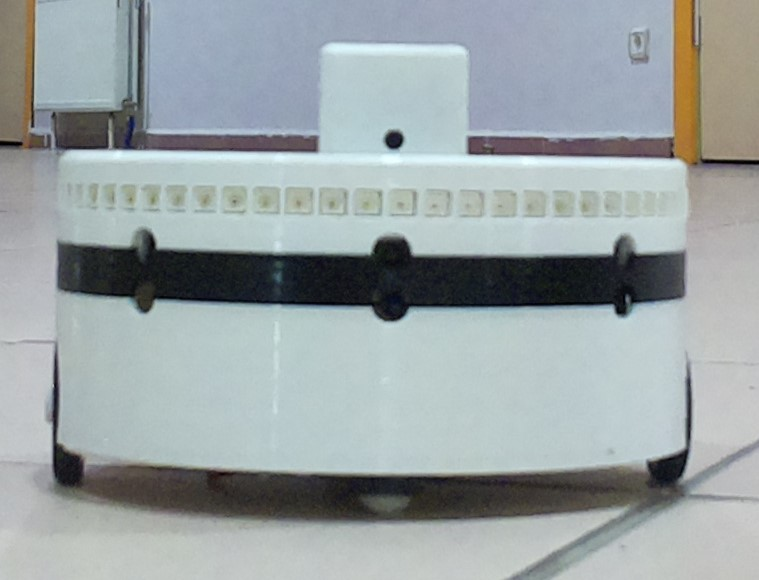
#> input picture Konsol2/input/29.jpg, 759 x 580 px, found by its file name
$ python dikdortgenicinealma.py
#> lines starting #> are read from the running program, lines starting #| are printed output that depends on the picture; after the words box and inside, x2 and y2 are one past the last pixel; in counts of white or black regions, pixels touching at a corner belong together
import cv2
import numpy as np

# [4 lines left out: function are_points_close, not called in this run]

def filter_edges_by_orientation(edges, orientation, angle_threshold=10):
    filtered_edges = []

    for edge in edges:
        x1, y1 = edge[0]
        x2, y2 = edge[1]

        # Hesaplanan eğim
        angle = np.arctan2(y2 - y1, x2 - x1) * (180 / np.pi)

        # Eğim aralığı kontrolü
        if orientation == 'horizontal' and abs(angle) < angle_threshold:
            filtered_edges.append(edge)
        elif orientation == 'vertical' and abs(angle - 90) < angle_threshold:
            filtered_edges.append(edge)

    return filtered_edges

# Görüntüyü oku
image_path = r'C:\Users\safak\Desktop\yandan kirpilmis\29.jpg'
image = cv2.imread(image_path)
#> image is the input picture: shape (580, 759, 3); mean B, G, R 164.8, 163.3, 154.8

# Görüntüyü gri tonlamaya çevir
gray_image = cv2.cvtColor(image, cv2.COLOR_BGR2GRAY)
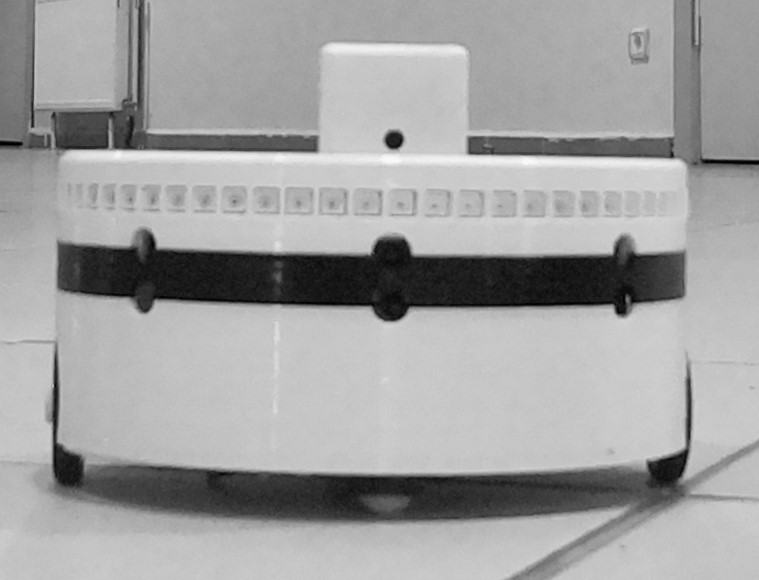
#> gray_image: shape (580, 759); min 0, max 249, mean 160.9

# Gaussian düzeltme için kernel boyutu ve standart sapma ayarları
kernel_size = (5, 5)  # Kernel boyutu, örneğin (5, 5)
sigma = 1.0           # Gaussian dağılımının standart sapması

# Gaussian düzeltme uygula
smoothed_image = cv2.GaussianBlur(gray_image, kernel_size, sigma)

# Canny Edge Detection
edges = cv2.Canny(smoothed_image, 50, 150)  # Eşik değerlerini ihtiyacınıza göre ayarlayın
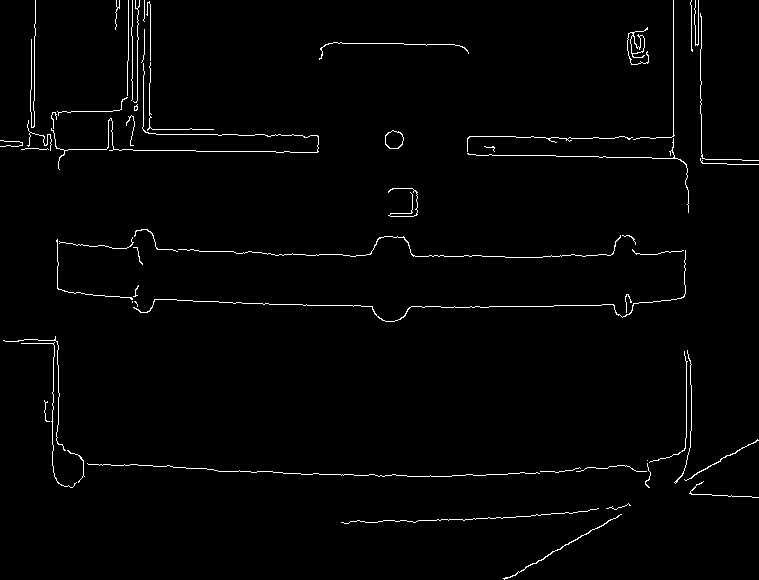
#> edges: shape (580, 759); 1.6% white in thin lines or dots

# Hough dönüşümü için parametre ayarları
rho = 1              # Dönüşüm parametre
theta = np.pi / 180  # Dönüşüm parametre
threshold = 30       # Eşik değeri
min_line_length = 100  # Minimum çizgi uzunluğu
max_line_gap = 5      # Maksimum boşluk

# Hough dönüşümü uygula
lines = cv2.HoughLinesP(edges, rho, theta, threshold, np.array([]), min_line_length, max_line_gap)
#> lines = [[263, 304, 372, 306], [673, 157, 673, 0], [137, 109, 137, 8]]

# Kenarları belirleyen çizgileri saklamak için boş bir liste oluştur
detected_edges = []

# Hough dönüşümü sonuçlarını orijinal görüntü üzerine çiz ve uygun kenarları kaydet
for line in lines:
    x1, y1, x2, y2 = line[0]
    cv2.line(image, (x1, y1), (x2, y2), (0, 255, 0), 2)
    # Kenarları saklama
    detected_edges.append(((x1, y1), (x2, y2)))
#> this loop made 3 passes
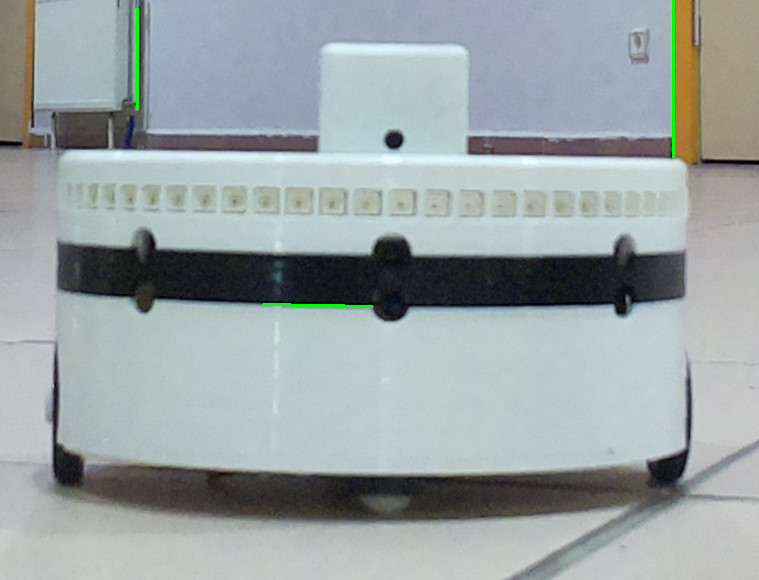
#> image: shape (580, 759, 3); 0.25% of pixels changed, all inside (x1, y1, x2, y2) = (136, 0, 675, 308)
#> after the loop, detected_edges = [((263, 304), (372, 306)), ((673, 157), (673, 0)), ((137, 109), (137, 8))]

# Yatay kenarları filtrele
horizontal_edges = filter_edges_by_orientation(detected_edges, 'horizontal', angle_threshold=10)
#> the loop in filter_edges_by_orientation, `for edge in edges:` made 3 passes
#> (x1, y1, x2, y2, angle) on passes 1 to 3: (263, 304, 372, 306, 1.05), (673, 157, 673, 0, -90), (137, 109, 137, 8, -90)
#> after the loop in filter_edges_by_orientation, `for edge in edges:`: filtered_edges = [((263, 304), (372, 306))]
#> horizontal_edges = [((263, 304), (372, 306))]

# Dikey kenarları filtrele
vertical_edges = filter_edges_by_orientation(detected_edges, 'vertical', angle_threshold=10)
#> the loop in filter_edges_by_orientation (call 2), `for edge in edges:` made 3 passes
#> vertical_edges = []

# Filtrelenmiş yatay kenarları ve dikey kenarları içeren dikdörtgeni çiz
rect_image = image.copy()

# Filtrelenmiş yatay kenarları içeren dikdörtgen
if horizontal_edges:
    min_x = min(min(p[0][0], p[1][0]) for p in horizontal_edges)
#> min_x = 263
    max_x = max(max(p[0][0], p[1][0]) for p in horizontal_edges)
#> max_x = 372
    min_y = min(min(p[0][1], p[1][1]) for p in horizontal_edges)
#> min_y = 304
    max_y = max(max(p[0][1], p[1][1]) for p in horizontal_edges)
#> max_y = 306
    cv2.rectangle(rect_image, (min_x, min_y), (max_x, max_y), (255, 0, 0), 2)
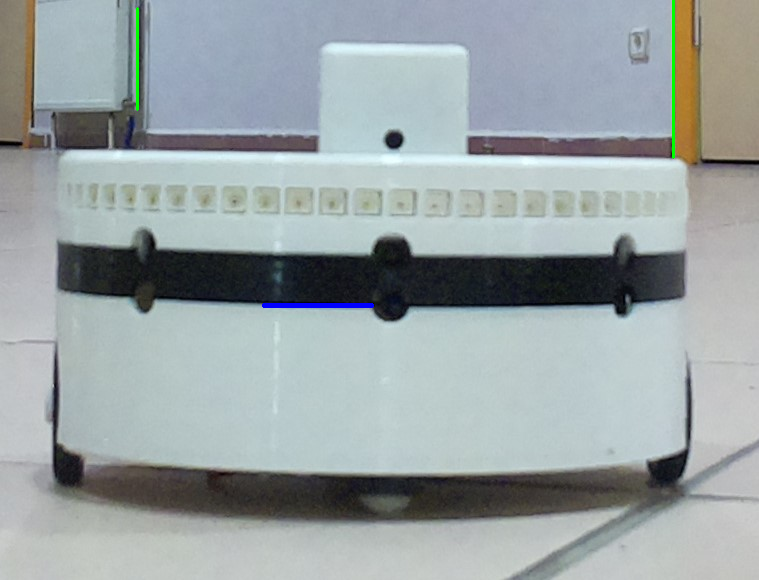
#> rect_image: shape (580, 759, 3); 0.13% of pixels changed, all inside (x1, y1, x2, y2) = (262, 303, 374, 308)

# Filtrelenmiş dikey kenarları içeren dikdörtgen
if vertical_edges:
    min_x = min(min(p[0][0], p[1][0]) for p in vertical_edges)
    max_x = max(max(p[0][0], p[1][0]) for p in vertical_edges)
    min_y = min(min(p[0][1], p[1][1]) for p in vertical_edges)
    max_y = max(max(p[0][1], p[1][1]) for p in vertical_edges)
    cv2.rectangle(rect_image, (min_x, min_y), (max_x, max_y), (0, 0, 255), 2)

# Orijinal, kenarlar, düzeltilmiş ve filtrelenmiş görüntüyü göster
cv2.imshow('Filtered Horizontal and Vertical Edges with Rectangles', rect_image)
cv2.waitKey(0)
cv2.destroyAllWindows()

$ run again, with Konsol2/input/1.jpg copied over Konsol2/input/29.jpg
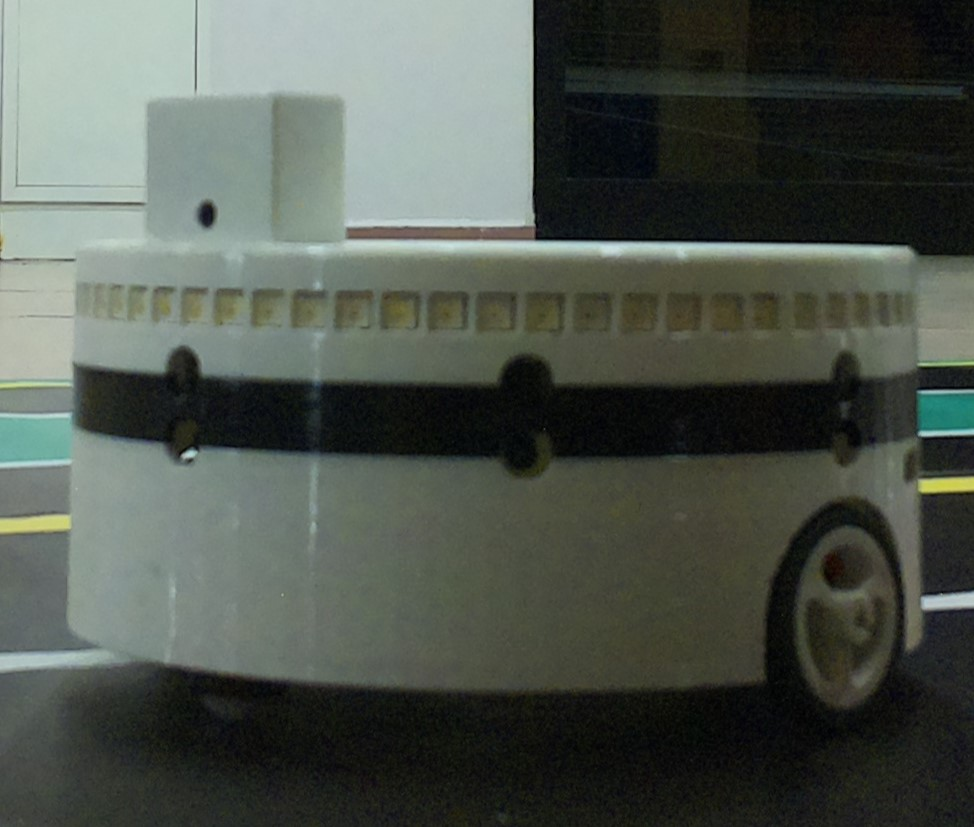
#> input picture Konsol2/input/1.jpg, 974 x 827 px, found by its file name
#> image is the input picture: shape (827, 974, 3); mean B, G, R 78, 85.8, 79.1
#> `edges = cv2.Canny(smoothed_image, 50, 150)`:
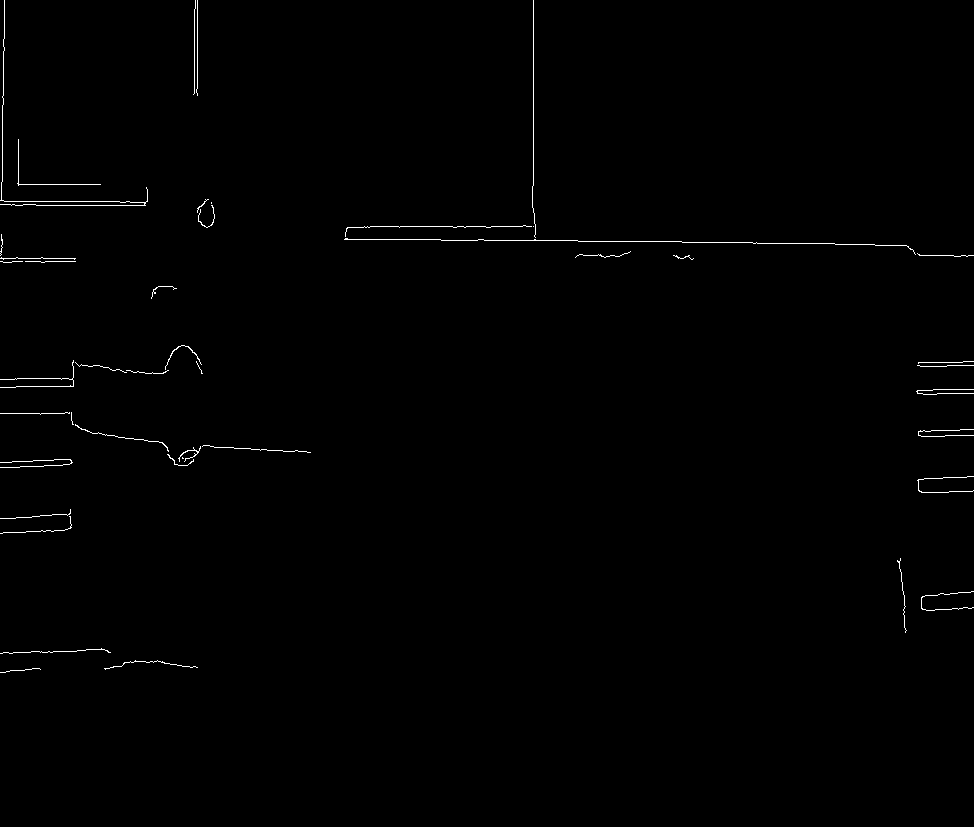
#> edges: shape (827, 974); 0.53% white in thin lines or dots, all inside (x1, y1, x2, y2) = (0, 0, 974, 673)
#> lines = [[703, 242, 816, 243], [533, 185, 533, 0], [364, 226, 535, 226], [578, 241, 681, 241], [4, 201, 119, 201], [36, 205, 145, 205]]
#> the loop `for line in lines:` made 6 passes
#> after the loop `for line in lines:`: detected_edges = [((703, 242), (816, 243)), ((533, 185), (533, 0)), ((364, 226), (535, 226)), ((578, 241), (681, 241)), ((4, 201), (119, 201)), ((36, 205), (145, 205))]
#> the loop in filter_edges_by_orientation, `for edge in edges:` made 6 passes
#> (x1, y1, x2, y2, angle) on passes 1 to 6: (703, 242, 816, 243, 0.507), (533, 185, 533, 0, -90), (364, 226, 535, 226, 0), (578, 241, 681, 241, 0), (4, 201, 119, 201, 0), (36, 205, 145, 205, 0)
#> after the loop in filter_edges_by_orientation, `for edge in edges:`: filtered_edges = [((703, 242), (816, 243)), ((364, 226), (535, 226)), ((578, 241), (681, 241)), ((4, 201), (119, 201)), ((36, 205), (145, 205))]
#> horizontal_edges has the same summary as filtered_edges in filter_edges_by_orientation
#> the loop in filter_edges_by_orientation (call 2), `for edge in edges:` made 6 passes
#> vertical_edges = []
#> min_x = 4
#> max_x = 816
#> min_y = 201
#> max_y = 243
#> `cv2.rectangle(rect_image, (min_x, min_y), (max_x, max_y), (255, 0, 0),..`:
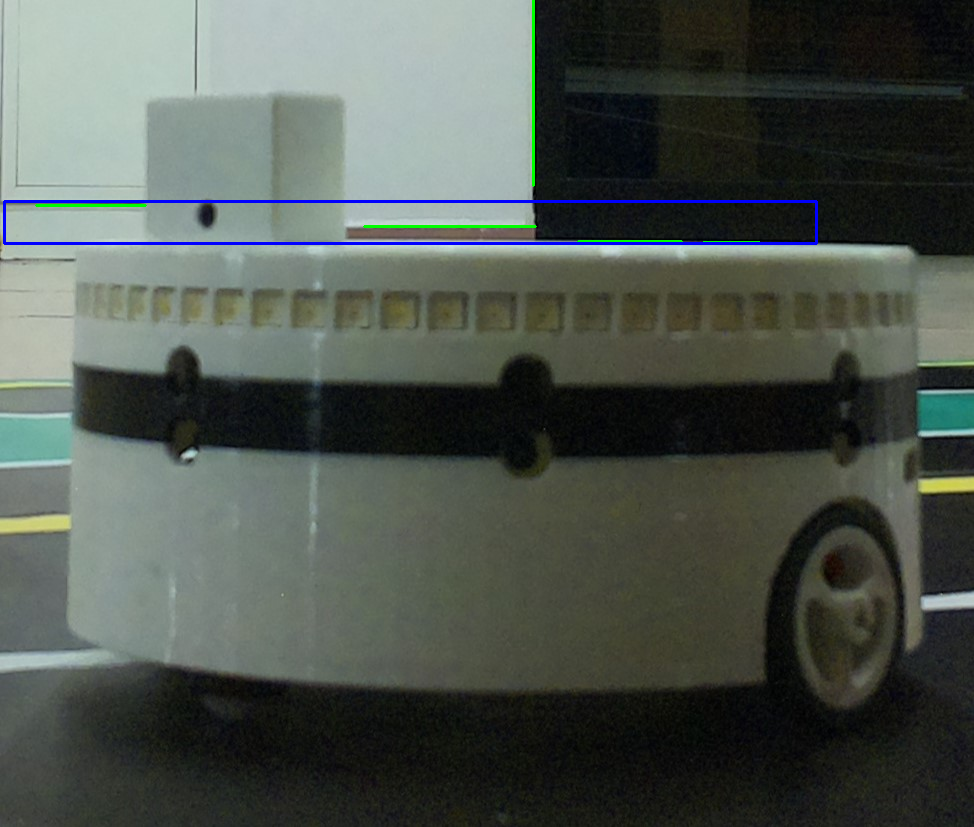
#> rect_image: shape (827, 974, 3); mean B, G, R 78.6, 85.1, 78

$ run again, with Konsol2/input/14.jpg copied over Konsol2/input/29.jpg
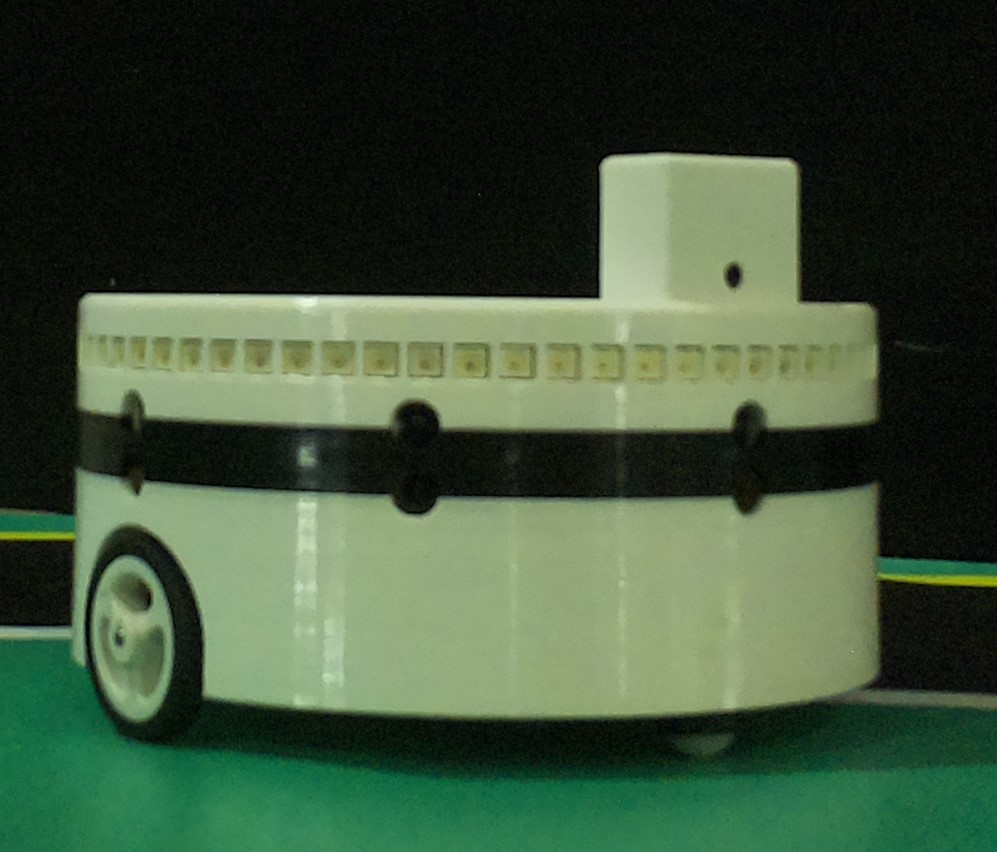
#> input picture Konsol2/input/14.jpg, 997 x 852 px, found by its file name
#> image is the input picture: shape (852, 997, 3); mean B, G, R 56.8, 80.6, 61.1
#> `edges = cv2.Canny(smoothed_image, 50, 150)`:
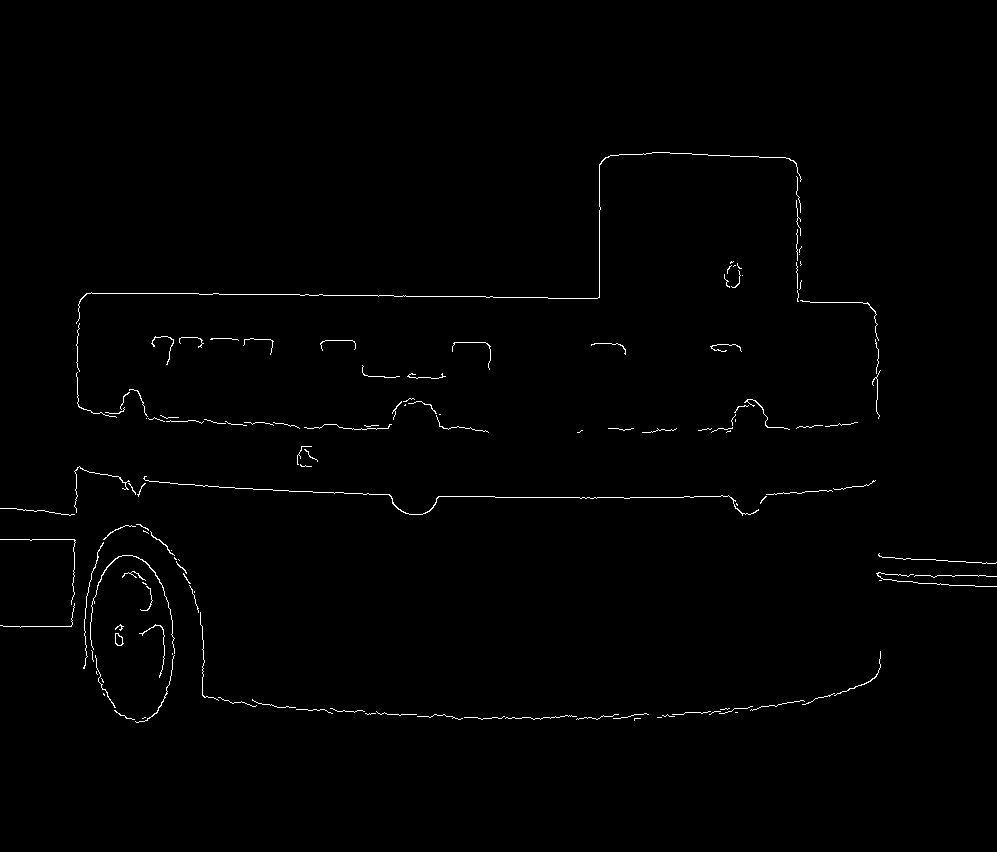
#> edges: shape (852, 997); 0.76% white in thin lines or dots, all inside (x1, y1, x2, y2) = (0, 152, 997, 723)
#> lines = [[495, 497, 623, 497], [599, 297, 599, 164], [159, 482, 264, 489], [86, 293, 198, 293]]
#> the loop `for line in lines:` made 4 passes
#> after the loop `for line in lines:`: detected_edges = [((495, 497), (623, 497)), ((599, 297), (599, 164)), ((159, 482), (264, 489)), ((86, 293), (198, 293))]
#> the loop in filter_edges_by_orientation, `for edge in edges:` made 4 passes
#> (x1, y1, x2, y2, angle) on passes 1 to 4: (495, 497, 623, 497, 0), (599, 297, 599, 164, -90), (159, 482, 264, 489, 3.81), (86, 293, 198, 293, 0)
#> after the loop in filter_edges_by_orientation, `for edge in edges:`: filtered_edges = [((495, 497), (623, 497)), ((159, 482), (264, 489)), ((86, 293), (198, 293))]
#> horizontal_edges has the same summary as filtered_edges in filter_edges_by_orientation
#> the loop in filter_edges_by_orientation (call 2), `for edge in edges:` made 4 passes
#> vertical_edges = []
#> min_x = 86
#> max_x = 623
#> min_y = 293
#> max_y = 497
#> `cv2.rectangle(rect_image, (min_x, min_y), (max_x, max_y), (255, 0, 0),..`:
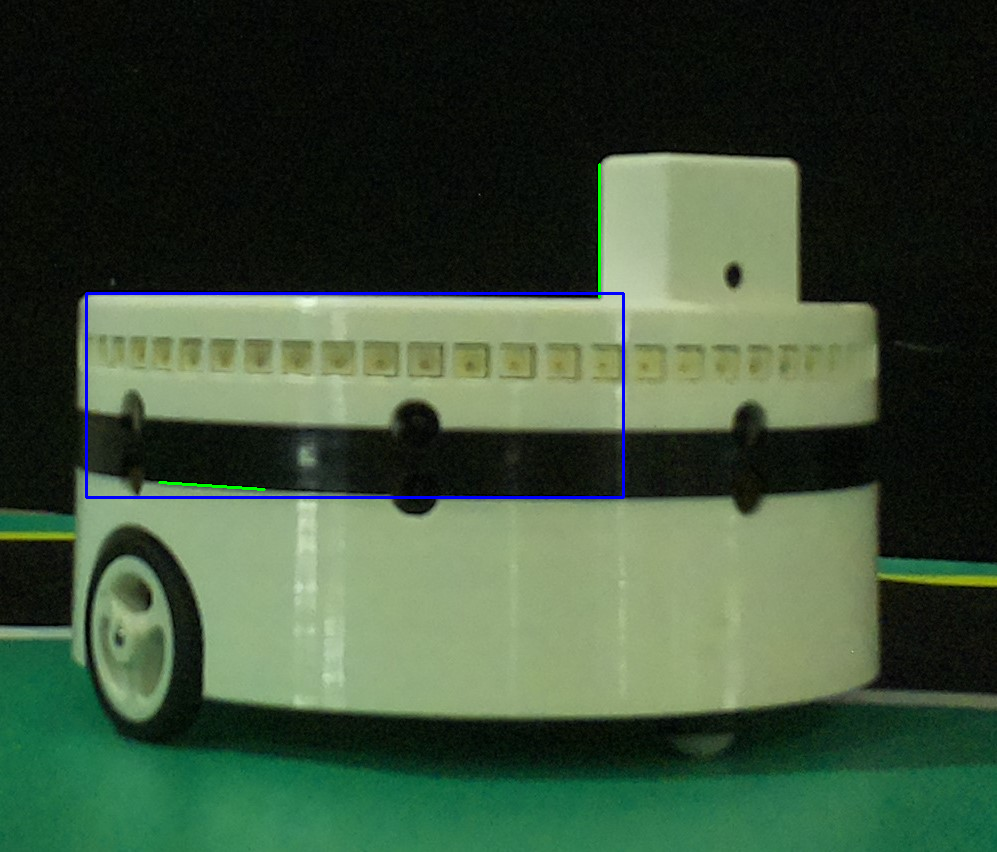
#> rect_image: shape (852, 997, 3); mean B, G, R 57.7, 80.3, 60.6
